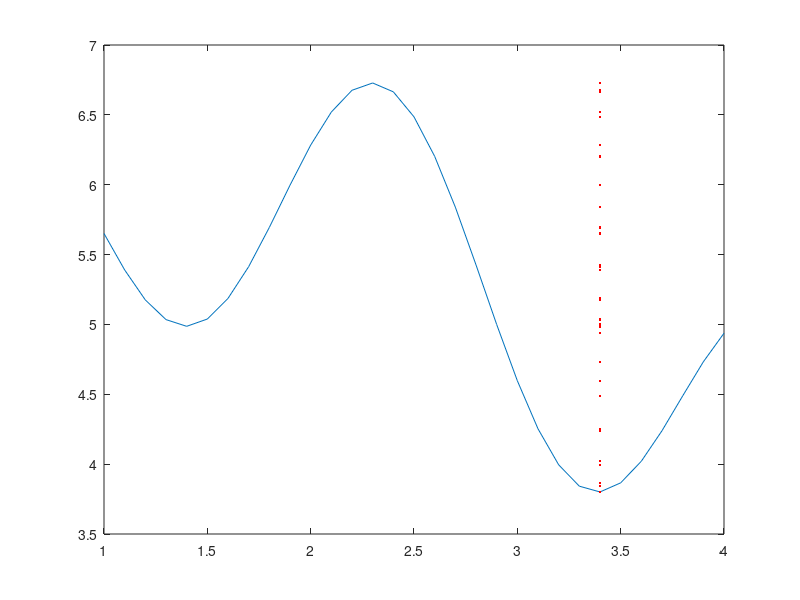
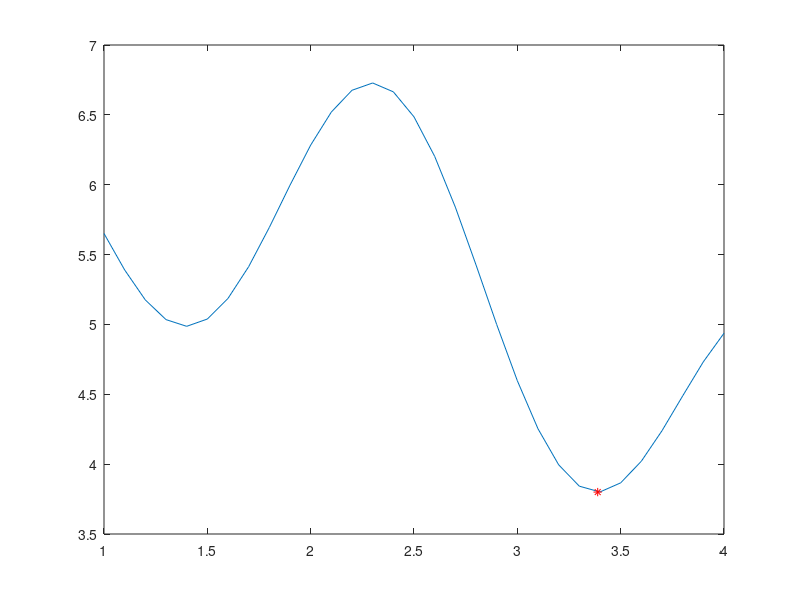

MATLAB code for these plots, in order:
%Mo_well_MSA code is a trial for using Metropolis Simulated Annealing algorithm
%
%
%
%
clc;
clear
close all;

x=(1:0.1:4)';

y= zeros(length(x),1);
for i = 1:length(x)

y(i)= (sin(x(i)) + sin((10.0 / 3.0) * x(i)))+5; %minimum value is -1.4748
end
ymin=min(y);
v=find(y==ymin);

figure
plot (x,y)
hold on
plot(x(v),y,'.:r')

%%
%%============================= CONSTANTS ===============================%%
Ti = 1;                             % initial Temperature
g  = 0.9;                                 % Annealing rate
% Tc = 0.000001;                               % Critical Temperature
% d0 = 1e-10;                                % tolerance threshold
Ni=50;                                    % iterations Number
count=0;                                      % counter
maxiter = 100;                            % Maximum Iterations
ri = rand(1,1);
x1 = min(x) + ri*(max(x)-min(x));
y1 = (sin(x1) + sin((10.0 / 3.0) * x1))+5;
T=Ti;
%%
%%================================ MSA ==================================%%
for j=1:maxiter    
    for n= 1:Ni
            
            
            ri = rand(1,1);
            x2 = min(x) + ri*(max(x)-min(x));
            y2 = (sin(x2) + sin((10.0 / 3.0) * x2))+5;
            d1 = y1-ymin;
            d2 = y2-ymin;

            delta_E= d2-d1;
            
            if delta_E <=0
                x1=x2;
                d1=d2;
                y1=y2;
            elseif delta_E >0
                p=exp(-delta_E/T);
                alpha = rand(1,1);
                if (p> alpha)
                    x1=x2;
                    d1=d2;
                    y1=y2;
                else
                    x1=x1;
                    d1=d1;
                    y1=y1;
                end                            
            end                      
    end
    T=T*g;  % Annealing
    count=count+1;
      figure(2)
    plot(x,y)
    hold on
    plot(x1,y1,'*r')
    hold off
end

    figure(2)
    plot(x,y)
    hold on
    plot(x1,y1,'*r')
    hold off